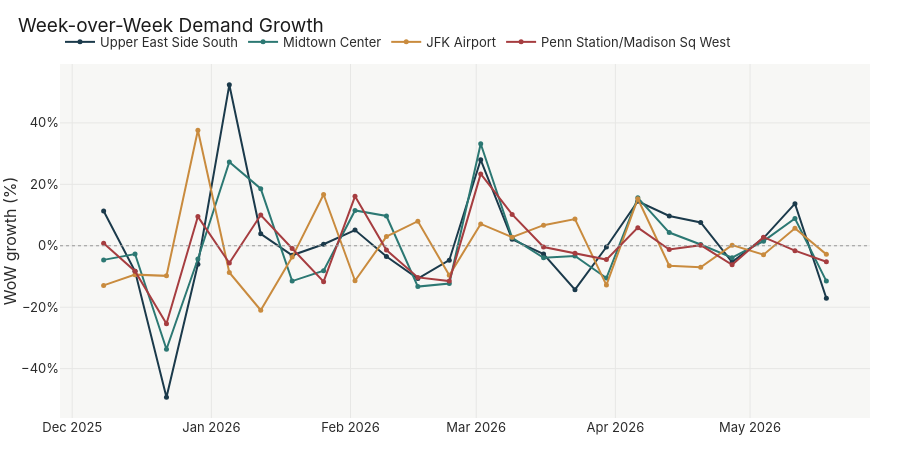

Notebook cell for this chart:
### Code cell
#Week-over-week demand growth for selected zones
df = run_sql_file("sql/06_growth.sql")

zones = ["Upper East Side South", "Midtown Center", "JFK Airport",
         "Penn Station/Madison Sq West"]
palette = ["#1b3a4b", "#2c7873", "#c98b3e", "#a63d40"]

# drop the partial first/last weeks per zone
def trim_partial_weeks(g):
    return g.sort_values("week_start").iloc[1:-1]

fig = go.Figure()
fig.add_hline(y=0, line=dict(color="#999", width=1, dash="dot"))  # zero-growth reference

for zone, color in zip(zones, palette):
    d = trim_partial_weeks(df[df["zone_name"] == zone])
    fig.add_trace(go.Scatter(
        x=d["week_start"], y=d["wow_growth_pct"],
        mode="lines+markers", name=zone,
        line=dict(color=color, width=2),
        marker=dict(size=5),
        hovertemplate=f"{zone}<br>week of %{{x|%b %d}}"
                      f"<br>%{{y:+.1f}}%<extra></extra>",
    ))

fig.update_layout(
    title="Week-over-Week Demand Growth",
    xaxis=dict(title=None),
    yaxis=dict(title="WoW growth (%)", ticksuffix="%", zeroline=False),
    height=470,
    legend=dict(orientation="h", yanchor="bottom", y=1.02, x=0),
)

fig = save_fig(fig, "wow_growth")
fig.show()

### Figure 1 — Plotly figure (JSON) as saved in the notebook; plotly's stock layout.template omitted (floating-point values rounded to 4 significant figures)
{"data": [{"hovertemplate": "Upper East Side South<br>week of %{x|%b %d}<br>%{y:+.1f}%<extra></extra>", "line": {"color": "#1b3a4b", "width": 2}, "marker": {"size": 5}, "mode": "lines+markers", "name": "Upper East Side South", "type": "scatter", "x": ["2025-12-08T00:00:00", "2025-12-15T00:00:00", "2025-12-22T00:00:00", "2025-12-29T00:00:00", "2026-01-05T00:00:00", "2026-01-12T00:00:00", "2026-01-19T00:00:00", "2026-01-26T00:00:00", "2026-02-02T00:00:00", "2026-02-09T00:00:00", "2026-02-16T00:00:00", "2026-02-23T00:00:00", "2026-03-02T00:00:00", "2026-03-09T00:00:00", "2026-03-16T00:00:00", "2026-03-23T00:00:00", "2026-03-30T00:00:00", "2026-04-06T00:00:00", "2026-04-13T00:00:00", "2026-04-20T00:00:00", "2026-04-27T00:00:00", "2026-05-04T00:00:00", "2026-05-11T00:00:00", "2026-05-18T00:00:00"], "y": [11.3, -8.3, -49.3, -6.0, 52.4, 3.9, -3.1, 0.5, 5.1, -3.5, -10.7, -4.7, 28.0, 2.1, -2.7, -14.3, -0.4, 14.5, 9.7, 7.6, -5.3, 2.5, 13.7, -17.1]}, {"hovertemplate": "Midtown Center<br>week of %{x|%b %d}<br>%{y:+.1f}%<extra></extra>", "line": {"color": "#2c7873", "width": 2}, "marker": {"size": 5}, "mode": "lines+markers", "name": "Midtown Center", "type": "scatter", "x": ["2025-12-08T00:00:00", "2025-12-15T00:00:00", "2025-12-22T00:00:00", "2025-12-29T00:00:00", "2026-01-05T00:00:00", "2026-01-12T00:00:00", "2026-01-19T00:00:00", "2026-01-26T00:00:00", "2026-02-02T00:00:00", "2026-02-09T00:00:00", "2026-02-16T00:00:00", "2026-02-23T00:00:00", "2026-03-02T00:00:00", "2026-03-09T00:00:00", "2026-03-16T00:00:00", "2026-03-23T00:00:00", "2026-03-30T00:00:00", "2026-04-06T00:00:00", "2026-04-13T00:00:00", "2026-04-20T00:00:00", "2026-04-27T00:00:00", "2026-05-04T00:00:00", "2026-05-11T00:00:00", "2026-05-18T00:00:00"], "y": [-4.6, -2.7, -33.7, -4.3, 27.3, 18.6, -11.5, -8.1, 11.5, 9.7, -13.3, -12.3, 33.2, 2.6, -3.9, -3.3, -10.5, 15.6, 4.3, 0.4, -3.9, 1.5, 8.9, -11.5]}, {"hovertemplate": "JFK Airport<br>week of %{x|%b %d}<br>%{y:+.1f}%<extra></extra>", "line": {"color": "#c98b3e", "width": 2}, "marker": {"size": 5}, "mode": "lines+markers", "name": "JFK Airport", "type": "scatter", "x": ["2025-12-08T00:00:00", "2025-12-15T00:00:00", "2025-12-22T00:00:00", "2025-12-29T00:00:00", "2026-01-05T00:00:00", "2026-01-12T00:00:00", "2026-01-19T00:00:00", "2026-01-26T00:00:00", "2026-02-02T00:00:00", "2026-02-09T00:00:00", "2026-02-16T00:00:00", "2026-02-23T00:00:00", "2026-03-02T00:00:00", "2026-03-09T00:00:00", "2026-03-16T00:00:00", "2026-03-23T00:00:00", "2026-03-30T00:00:00", "2026-04-06T00:00:00", "2026-04-13T00:00:00", "2026-04-20T00:00:00", "2026-04-27T00:00:00", "2026-05-04T00:00:00", "2026-05-11T00:00:00", "2026-05-18T00:00:00"], "y": [-12.9, -9.4, -9.8, 37.6, -8.7, -21.0, -3.7, 16.7, -11.4, 3.0, 8.0, -9.6, 7.1, 2.8, 6.7, 8.7, -12.8, 15.3, -6.5, -7.0, 0.2, -2.9, 5.7, -2.8]}, {"hovertemplate": "Penn Station/Madison Sq West<br>week of %{x|%b %d}<br>%{y:+.1f}%<extra></extra>", "line": {"color": "#a63d40", "width": 2}, "marker": {"size": 5}, "mode": "lines+markers", "name": "Penn Station/Madison Sq West", "type": "scatter", "x": ["2025-12-08T00:00:00", "2025-12-15T00:00:00", "2025-12-22T00:00:00", "2025-12-29T00:00:00", "2026-01-05T00:00:00", "2026-01-12T00:00:00", "2026-01-19T00:00:00", "2026-01-26T00:00:00", "2026-02-02T00:00:00", "2026-02-09T00:00:00", "2026-02-16T00:00:00", "2026-02-23T00:00:00", "2026-03-02T00:00:00", "2026-03-09T00:00:00", "2026-03-16T00:00:00", "2026-03-23T00:00:00", "2026-03-30T00:00:00", "2026-04-06T00:00:00", "2026-04-13T00:00:00", "2026-04-20T00:00:00", "2026-04-27T00:00:00", "2026-05-04T00:00:00", "2026-05-11T00:00:00", "2026-05-18T00:00:00"], "y": [0.8, -8.3, -25.4, 9.5, -5.6, 10.0, -0.9, -11.7, 16.1, -1.4, -10.3, -11.5, 23.4, 10.2, -0.4, -2.4, -4.5, 5.9, -1.2, 0.2, -6.2, 2.8, -1.6, -5.2]}], "layout": {"height": 470, "legend": {"orientation": "h", "x": 0, "y": 1.02, "yanchor": "bottom"}, "shapes": [{"line": {"color": "#999", "dash": "dot", "width": 1}, "type": "line", "x0": 0, "x1": 1, "xref": "x domain", "y0": 0, "y1": 0, "yref": "y"}], "title": {"text": "Week-over-Week Demand Growth"}, "xaxis": {"title": {}}, "yaxis": {"ticksuffix": "%", "title": {"text": "WoW growth (%)"}, "zeroline": false}}}
